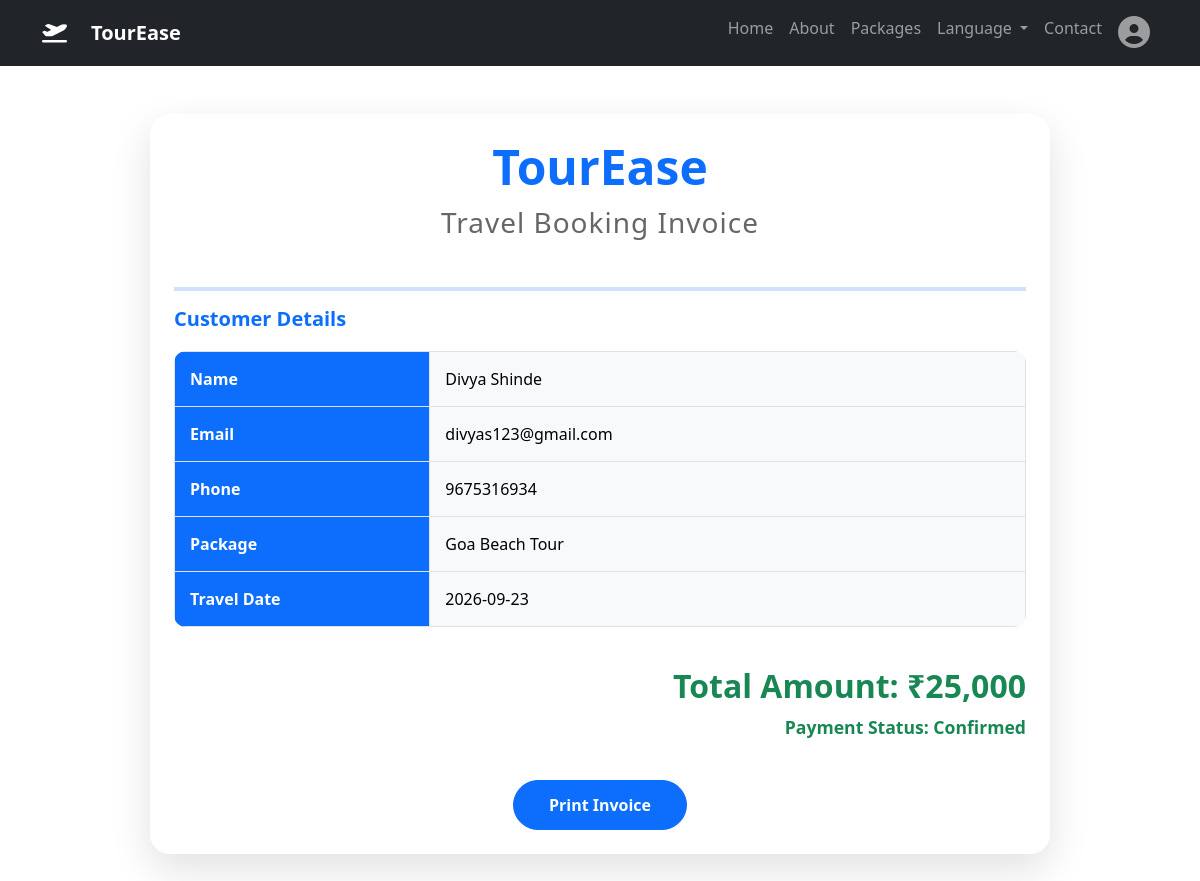
The app's page /invoice/1 with its own data.
### tables this page shows
CREATE TABLE bookings (
    id INTEGER PRIMARY KEY AUTOINCREMENT,
    name TEXT NOT NULL,
    email TEXT NOT NULL,
    phone TEXT NOT NULL,
    package_name TEXT NOT NULL,
    travel_date TEXT NOT NULL,
    travelers INTEGER NOT NULL,
    message TEXT,
    booking_date TEXT
);

### app.py (the view)
@app.route("/invoice/<int:id>")
def invoice(id):
    conn = sqlite3.connect("database.db")
    cursor = conn.cursor()
    cursor.execute(
        "SELECT * FROM bookings WHERE id=?",
        (id,)
    )
    booking = cursor.fetchone()
    conn.close()
    return render_template(
        "invoice.html",
        booking=booking
    )

### templates/invoice.html (shortened to what this page needs)
{% extends "base.html" %}
{% block content %}
<div class="container py-5">
    <div class="card shadow p-4">
        <div class="text-center mb-4">
            <h1>TourEase</h1>
            <h3>Travel Booking Invoice</h3>
        </div>
        <hr>
        <h5>Customer Details</h5>
        <table class="table table-bordered">
            <tr>
                <th>Name</th>
                <td>{{ booking[1] }}</td>
            </tr>
            <tr>
                <th>Email</th>
                <td>{{ booking[2] }}</td>
            </tr>
            <tr>
                <th>Phone</th>
                <td>{{ booking[3] }}</td>
            </tr>
            <tr>
                <th>Package</th>
                <td>{{ booking[4] }}</td>
            </tr>
            <tr>
                <th>Travel Date</th>
                <td>{{ booking[5] }}</td>
            </tr>
        </table>
        <div class="text-end mt-4">
            <h4>Total Amount: ₹25,000</h4>
            <p class="text-success">
                Payment Status: Confirmed
            </p>
        </div>
        <div class="text-center mt-4">
            <button onclick="window.print()"
            class="btn btn-primary">
                Print Invoice
            </button>
        </div>
    </div>
</div>
{% endblock %}

### static/css/style.css (style rules this page uses)
.card.shadow.p-4 { max-width: 900px; margin: auto; border: none; border-radius: 20px; overflow: hidden; background: #ffffff; box-shadow: 0 15px 40px rgba(0,0,0,0.12) !important; }
.card.shadow.p-4 .text-center h1 { font-size: 3rem; font-weight: 700; color: #0d6efd; margin-bottom: 10px; }
.card.shadow.p-4 .text-center h3 { color: #666; font-weight: 500; letter-spacing: 1px; }
.card.shadow.p-4 hr { border: 2px solid #0d6efd; opacity: 0.2; }
.card.shadow.p-4 h5 { color: #0d6efd; font-weight: 700; margin-bottom: 20px; }
.table-bordered { border-radius: 12px; overflow: hidden; }
.table-bordered th { width: 30%; background: #0d6efd; color: white; font-weight: 600; padding: 15px; }
.table-bordered td { padding: 15px; background: #f8f9fa; }
.text-end h4 { color: #198754; font-weight: 700; font-size: 2rem; }
.text-success { font-size: 1.1rem; font-weight: 600; }
.btn-primary { padding: 12px 35px; border-radius: 50px; font-weight: 600; font-size: 1rem; }

### records on screen
bookings: name "Divya Shinde", email "divyas123@gmail.com", phone "9675316934", package_name "Goa Beach Tour", travel_date "2026-09-23"
